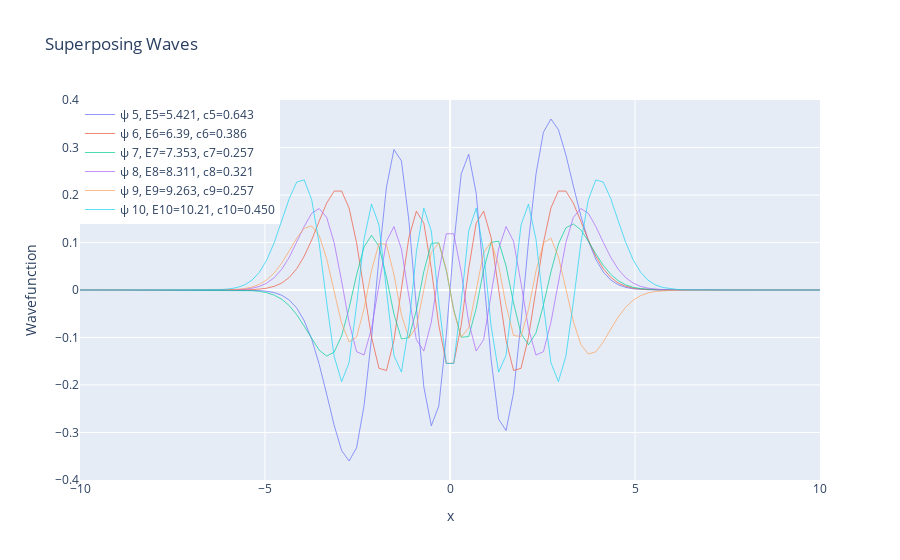
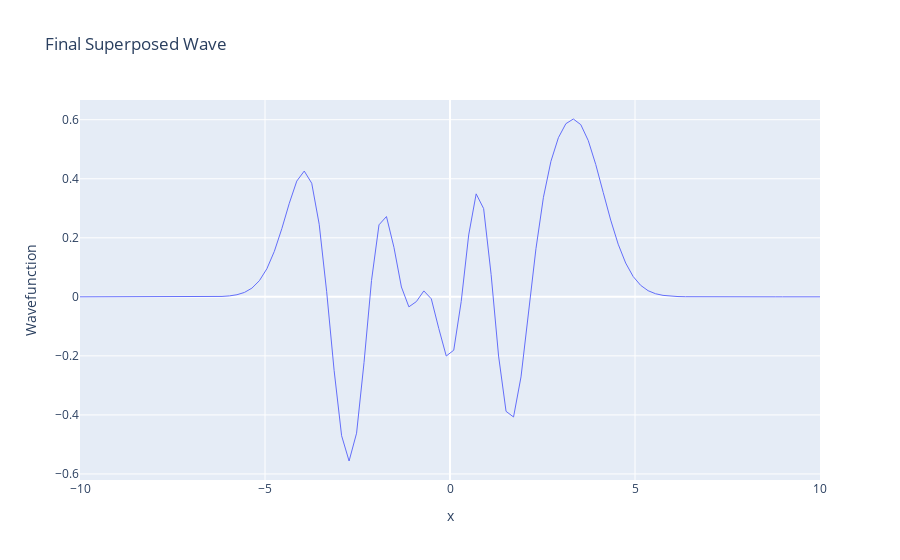

The notebook cell these images were saved under, in order:
### Markdown cell above
Wavefunction

### Code cell
ns = np.array([5, 6, 7, 8, 9, 10])  # INPUT
cs = np.array([10, 6, 4, 5, 4, 7])   # INPUT
cs = cs / np.sum(cs**2)**0.5

# Create a figure for the superposing waves with labels
fig_superposing_waves = go.Figure()

for i in range(ns.size):
    psin = cs[i] * eig_vec(ns[i])
    fig_superposing_waves.add_trace(
                go.Scatter(x=x, y=psin, 
                name=f'ψ {ns[i]}, E{ns[i]}={eig_val(ns[i]):.4}, c{ns[i]}={cs[i]:.3f}', line=dict(width=0.7)))

fig_superposing_waves.update_layout(title="Superposing Waves", xaxis_title="x", yaxis_title="Wavefunction")
fig_superposing_waves.update_layout(legend=dict(x=0, y=1))
fig_superposing_waves.show()

# Create a figure for the final superposed wave
psis = eig_vec(0) * 0
for i in range(ns.size):
    psin = cs[i] * eig_vec(ns[i])
    psis += psin

fig_final_superposed_wave = go.Figure()
fig_final_superposed_wave.add_trace(go.Scatter(x=x, y=psis, name='ψ', line=dict(width=1)))

fig_final_superposed_wave.update_layout(title="Final Superposed Wave", xaxis_title="x", yaxis_title="Wavefunction")
fig_final_superposed_wave.update_layout(legend=dict(x=0, y=1))
fig_final_superposed_wave.show()
